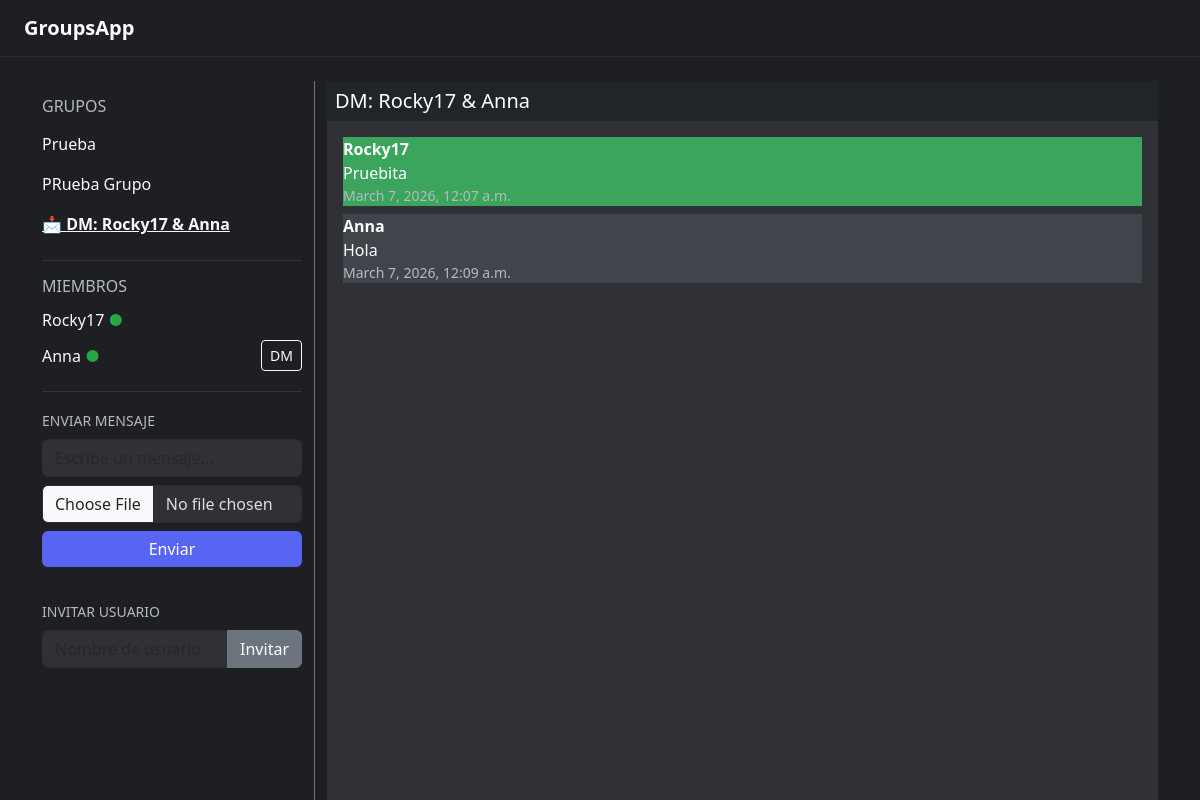
The app's page /chat/3/ (signed in) with its own data.
### groups/models.py (models this page shows, shortened)
class GroupMembership(models.Model):
    ROLE_CHOICES = (
        ('admin', 'Admin'),
        ('member', 'Member'),
    )
    user = models.ForeignKey(
        settings.AUTH_USER_MODEL,
        on_delete=models.CASCADE,
        related_name='memberships'
    )
    group = models.ForeignKey(
        Group,
        on_delete=models.CASCADE,
        related_name='memberships'
    )
    role = models.CharField(max_length=10, choices=ROLE_CHOICES, default='member')
    joined_at = models.DateTimeField(auto_now_add=True)
    class Meta:
        unique_together = ('user', 'group')

class Group(models.Model):
    name = models.CharField(max_length=255)
    description = models.TextField(blank=True)
    created_by = models.ForeignKey(
        settings.AUTH_USER_MODEL,
        on_delete=models.CASCADE,
        related_name='created_groups'
    )
    created_at = models.DateTimeField(auto_now_add=True)
    is_direct = models.BooleanField(default=False)
    def display_name(self):
        if self.is_direct:
            users = [m.user.username for m in self.memberships.select_related('user')]
            return "DM: " + " & ".join(users)
        return self.name

### users/models.py (models this page shows, shortened)
class User(AbstractUser):
    is_online = models.BooleanField(default=False)
    created_at = models.DateTimeField(auto_now_add=True)

### messaging/models.py (models this page shows, shortened)
class Message(models.Model):
    STATUS_CHOICES = (
        ('sent', 'Sent'),
        ('delivered', 'Delivered'),
        ('read', 'Read'),
    )
    sender = models.ForeignKey(
        settings.AUTH_USER_MODEL,
        on_delete=models.CASCADE,
        related_name='sent_messages'
    )
    group = models.ForeignKey(
        Group,
        on_delete=models.CASCADE,
        related_name='messages'
    )
    content = models.TextField(blank=True)
    file = models.FileField(upload_to='messages/files/', blank=True, null=True)
    status = models.CharField(max_length=10, choices=STATUS_CHOICES, default='sent')
    created_at = models.DateTimeField(auto_now_add=True)

### groups/views.py (the view, shortened to what this page needs)
# urls.py: path("chat/<int:group_id>/", chat_view, name="chat"),
@login_required
@ensure_csrf_cookie
@csrf_protect
def chat_view(request, group_id):
    group = get_object_or_404(Group, id=group_id)
    if request.method == "GET" and hasattr(request.user, 'is_online'):
        request.user.is_online = True
        request.user.save(update_fields=["is_online"])
    is_member = GroupMembership.objects.filter(user=request.user, group=group).exists()
    if not is_member:
        messages.error(request, "No perteneces a este grupo.")
        return redirect("dashboard")
    chat_messages = group.messages.select_related("sender").order_by("created_at")
    members = group.memberships.select_related("user")
    user_groups = request.user.memberships.select_related("group")
    return render(request, "chat.html", {
        "group": group,
        "group_name": group.display_name(),
        "chat_messages": chat_messages,
        "members": members,
        "user_groups": user_groups,
    })

### templates/chat.html (shortened to what this page needs)
{% extends "base.html" %}
{% load static %}
{% block content %}
<div class="row" style="min-height: calc(100vh - 80px);" data-group-id="{{ group.id }}" data-current-user="{{ request.user.username|escapejs }}">
    <div class="col-3 border-end border-secondary">
        <h6 class="mt-3 text-uppercase text-muted">Grupos</h6>
        <div class="list-group list-group-flush mt-2">
            {% for membership in user_groups %}
                <a href="{% url 'chat' membership.group.id %}" class="list-group-item list-group-item-action bg-transparent text-light border-0 px-0 py-2 {% if membership.group.id == group.id %}fw-bold text-decoration-underline{% endif %}">
                    {% if membership.group.is_direct %}📩 {% endif %}{{ membership.group.display_name }}
                </a>
            {% endfor %}
        </div>
        <hr class="border-secondary">
        <h6 class="text-uppercase text-muted">Miembros</h6>
        <div class="list-group list-group-flush mt-2">
            {% for member in members %}
                <div class="list-group-item bg-transparent text-light border-0 px-0 py-1 d-flex justify-content-between align-items-center">
                    <span>{{ member.user.username }}{% if member.role == 'admin' %} <small class="text-muted">(admin)</small>{% endif %}{% if member.user.is_online %} <span title="En línea" style="color:#28a745;">●</span>{% endif %}</span>
                    {% if member.user != request.user %}
                        <a href="{% url 'direct_message' member.user.id %}" class="btn btn-sm btn-outline-light">DM</a>
                    {% endif %}
                </div>
            {% endfor %}
        </div>
        <hr class="border-secondary">
        <form method="POST" enctype="multipart/form-data">
            <div class="mb-3">
                <label class="form-label small text-muted text-uppercase">Enviar mensaje</label>
                <input type="text" name="content" class="form-control input-dark mb-2" placeholder="Escribe un mensaje...">
                <input type="file" name="file" class="form-control input-dark mb-2">
                <button type="submit" name="send_message" class="btn btn-primary w-100 mb-3">Enviar</button>
            </div>
            <div>
                <label class="form-label small text-muted text-uppercase">Invitar usuario</label>
                <div class="input-group">
                    <input type="text" name="username" class="form-control input-dark" placeholder="Nombre de usuario">
                    <button type="submit" name="invite_user" class="btn btn-secondary">Invitar</button>
                </div>
            </div>
        </form>
    </div>
    <div class="col-9 d-flex flex-column">
        <div class="p-2 bg-dark text-white">
            <h5 class="mb-0">{{ group_name }}</h5>
        </div>
        <div class="messages flex-grow-1 overflow-auto p-3">
            {% for message in chat_messages %}
                <div class="message {% if message.sender == request.user %}me{% endif %} mb-2">
                    <strong>{{ message.sender.username }}</strong><br>
                    {{ message.content|linebreaksbr }}
                    <div class="text-muted small">{{ message.created_at }}</div>
                </div>
            {% empty %}
                <p class="text-muted">No hay mensajes aún.</p>
            {% endfor %}
        </div>
    </div>
</div>
{% endblock %}

### templates/base.html (shortened to what this page needs)
<!DOCTYPE html>
<html lang="en">
<head>
    <link href="https://cdn.jsdelivr.net/npm/bootstrap@5.3.2/dist/css/bootstrap.min.css" rel="stylesheet">
</head>
<body>
<nav class="navbar navbar-expand-lg navbar-dark px-4">
    <a class="navbar-brand fw-bold" href="#">GroupsApp</a>
</nav>
<div class="container mt-4">
    {% block content %}{% endblock %}
</div>
</body>
</html>

### templates/base.html (style rules this page uses)
body { background: #1e1f22; color: #f2f3f5; min-height: 100vh; }
.navbar { background-color: #1e1f22; border-bottom: 1px solid #2b2d31; }
.btn-primary { background-color: #5865f2; border: none; }
.text-muted { color: #b5bac1 !important; }
.input-dark { background-color: #1e1f22; border: 1px solid #2b2d31; color: #f2f3f5; }

### templates/chat.html (style rules this page uses)
.messages { background: #2f3136; color: #ddd; }
.message { background: #40444b; color: #fff; }
.message.me { background: #3ba55d; color: #fff; }
.input-dark { background-color: #2f3136; color: #ddd; }

### records on screen
GroupMembership: group.display_name "Prueba"
GroupMembership: group.display_name "PRueba Grupo"
GroupMembership: group.display_name "DM: Rocky17 & Anna", user.username "Rocky17"
GroupMembership: user.username "Anna", shows "DM"
Message: sender.username "Rocky17", content "Pruebita", created_at "March 7, 2026, 12:07 a.m."
Message: sender.username "Anna", content "Hola", created_at "March 7, 2026, 12:09 a.m."

### other values on screen
{{ group_name }} "DM: Rocky17 & Anna"
